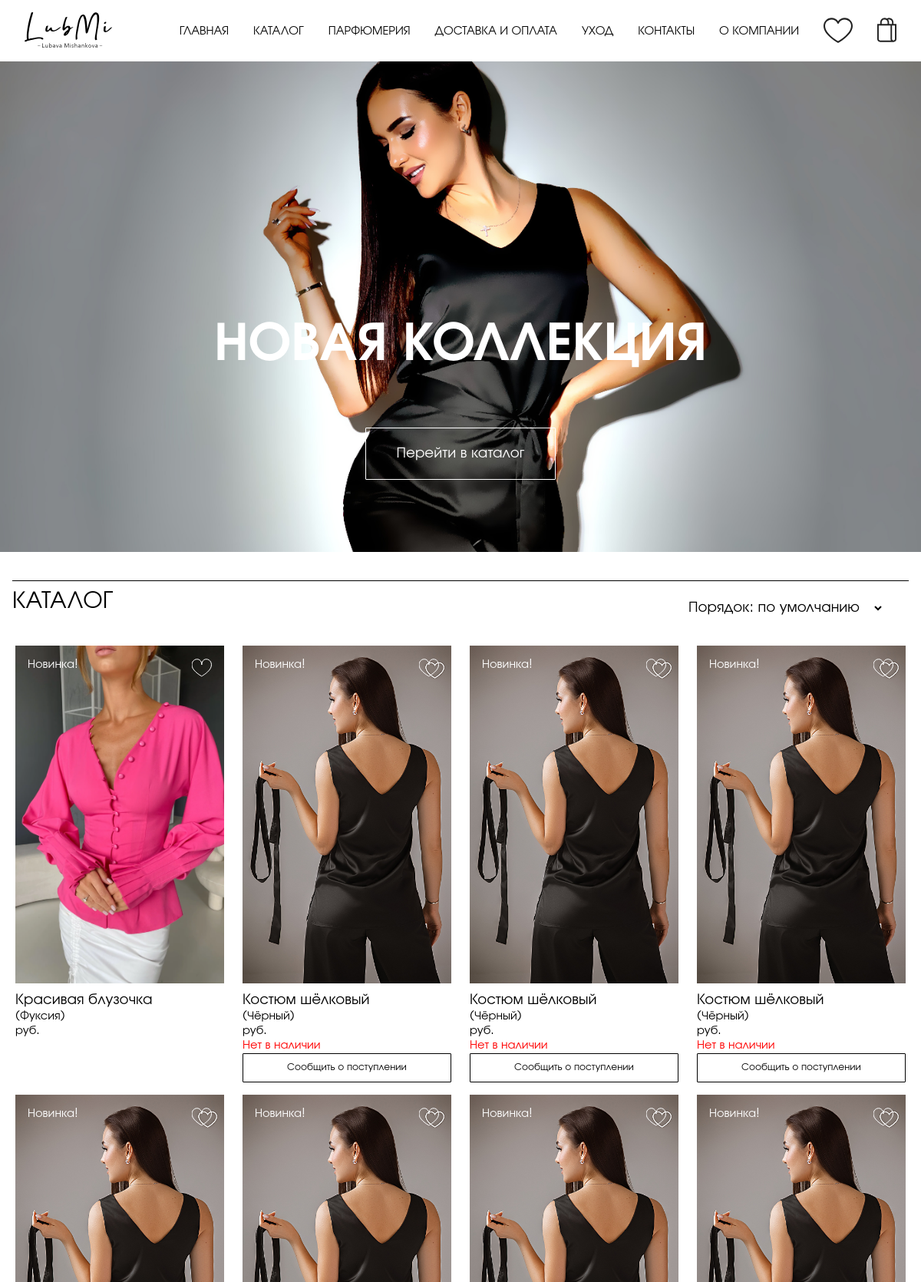
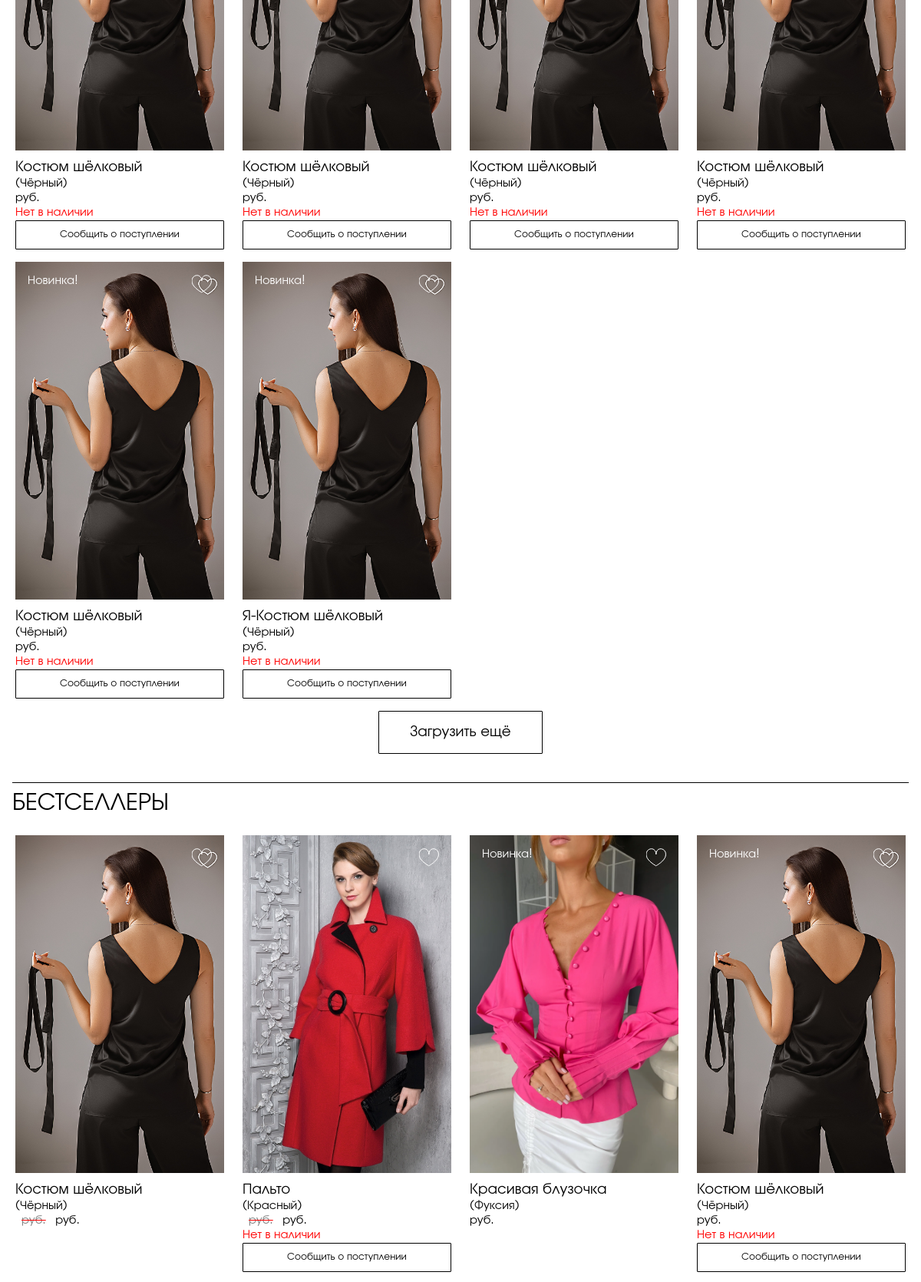
The page /lms/ (upper part) on the database its author committed (2 pictures, top to bottom).
### lms/models.py (models this page shows, shortened)
class DbItem(models.Model):
    created_at = models.DateTimeField(auto_now_add=True)
    updated_at = models.DateTimeField(auto_now=True)
    class Meta:
        abstract: bool = True

class Parameter(DbItem):
    key = models.CharField(primary_key=True, max_length=50)                                     # -- ключ --
    value = models.CharField(max_length=250)                                                    # -- значение --
    in_context = models.BooleanField(default=True)                                              # -- используется в контексте --
    description = models.TextField(null=True, blank=True)                                       # -- описание --
    @staticmethod
    def value_of(key, default=""):
        try:
            return Parameter.objects.get(pk=key).value
        except Parameter.DoesNotExist:
            return default

class Product(DbItem):
    article = models.CharField(primary_key=True, max_length=100, validators=[Tunable.validate_article])     # внутренний артикул
    title = models.CharField(max_length=100)                                                                # название
    slug = models.SlugField(unique=True, max_length=200)                                                    # слаг
    description = models.TextField(null=True, blank=True)                                                   # описание
    color = models.CharField(max_length=50, null=True, blank=True)                                          # цвет
    weight = models.BigIntegerField(validators=[MinValueValidator(0)])                                      # вес
    actual_price = MoneyField(
        max_digits=14,
        decimal_places=2,
        default_currency='RUR',
        validators=[MinValueValidator(0.01)])                                                               # цена
    old_price = MoneyField(
        max_digits=14,
        decimal_places=2,
        default_currency='RUR',
        null=True,
        blank=True,
        validators=[MinValueValidator(0.01)])                                                               # старая цена (до акции), null -- нет акции
    sales_quantity = models.BigIntegerField(default=0, validators=[MinValueValidator(0)])                   # количество продаж
    published_at = models.DateTimeField(null=True, blank=True, default=timezone.now)                        # время публикации(опубликован, если published_at < now())
    categories = models.ManyToManyField(Category, related_name="products")                                  # категории
    class PublishedManager(models.Manager):
        def get_queryset(self):
            return super().get_queryset().exclude(published_at=None).filter(published_at__lte=timezone.now())
    class BestsellersManager(PublishedManager):
        def get_queryset(self):
            return super().get_queryset().order_by('-sales_quantity')
    objects = models.Manager()
    published = PublishedManager()
    bestsellers = BestsellersManager()
    images: QuerySet                                                                            # -- Just for IDE syntax analyzer --
    sizes: QuerySet
    attributes: QuerySet
    orders: QuerySet
    class Meta:
        ordering = ["published_at"]
        indexes = [models.Index(fields=["title"])]
    @property
    def primary_image(self):
        query = self.images.filter(primary=True)
        return query.first() if query.exists() else None
    @property
    def in_stock(self):
        return self.sizes.filter(quantity__gt=0).exists()
    @property
    def novelty(self):
        return (datetime.now().date() - self.published_at.date()).days < 30 if self.published_at else False

class Image(DbItem):
    primary = models.BooleanField()                                                             # основное изображение?
    image = models.ImageField(upload_to='products/%Y/%m/%d')                                    # картинка
    product = models.ForeignKey(Product, related_name="images", on_delete=models.CASCADE)       # товар
    class PrimariesManager(models.Manager):
        def get_queryset(self):
            return super().get_queryset().filter(primary=True)
    objects = models.Manager()
    primaries = PrimariesManager()

### lms/views.py (the view, shortened to what this page needs)
# urls.py: path('', IndexView.as_view(), name='index'),
class IndexView(View):
    page_size = 10
    default_order = 'novelties-first'
    ordering = {
        default_order: ("Порядок: по умолчанию", lambda q: q.order_by('-published_at')),  # TODO -- move labels to parameters! --
        'price-asc': ("Цена: по возрастанию", lambda q: q.order_by('actual_price')),
        'price-dsc': ("Цена: по убыванию", lambda q: q.order_by('-actual_price')),
        'title-asc': ("Название: А-Я", lambda q: q.order_by('title')),
        'title-dsc': ("Название: Я-А", lambda q: q.order_by('-title')),
    }
    @property
    def template_name(self):
        return 'lms/index.html'
    def get(self, request, *_, **__):
        page = request.GET.get('page')
        order = request.GET.get('order')
        order = order if order in IndexView.ordering else IndexView.default_order
        products = IndexView.ordering[order][1](Product.published.all())
        bestsellers = Product.bestsellers.all()
        pd_pgn = Paginator(products, IndexView.page_size)
        bs_pgn = Paginator(bestsellers, IndexView.page_size)
        favorites = CustomerInfo(request).favorites
        if not page:
            return render(request, self.template_name, {
                'page_title': Parameter.value_of("title_main_page", "Главная"),
                'products': pd_pgn.page(1),
                'bestsellers': bs_pgn.page(1),
                'product_pages': pd_pgn.num_pages,
                'bestseller_pages': bs_pgn.num_pages,
                'order': order,
                'order_variants': {order_value: order_item[0] for order_value, order_item in IndexView.ordering.items()},
                'favorites': favorites,
                'scui_form': ShortCustomerInfoForm(),
            })

### customerinfo/customerinfo.py (called while the page is built)
    def _get_or_create_item(self, key, builder, save=False):
        try:
            result = self._info[key]
        except KeyError:
            result = self._info[key] = builder()
            if save:
                self.save()
        return result

    def _get_or_create_favorites(self):
        return self._get_or_create_item("favorites", list)

    @property
    def favorites(self):
        return set(self._get_or_create_favorites())

### lms/processors/processors.py (called while the page is built)
def parameters_processor(_):  # TODO -- dont forget fixtures for params! --
    return {
        f'param_{p.key}': mark_safe(p.value) for p in Parameter.objects.filter(in_context=True)
    }

### lms/templates/lms/index.html (shortened to what this page needs)
{% extends "lms/std_page.html" %}
{% load static %}
{% load custom_tags %}
{% block page_header %}
{% static "img/bkg-001.jpg" as img %}
{% url "lms:catalogue" as ref %}
{% include "lms/include/banner.html" with type="C" slogan='Новая коллекция' s_cls="banner-end white" button="Перейти в каталог" b_cls="banner-button-white medium" %}
{% endblock %}
{% block page_content %}
{% include "lms/include/catalogue-type-A.html" with title=param_title_catalogue pages=product_pages kind="pd" variants=order_variants selector_id="order-selector" %}
{% include "lms/include/catalogue-type-A.html" with title=param_title_bestsellers products=bestsellers pages=bestseller_pages kind="bs" %}
{% endblock %}
{% block footer_header %}
{% static "img/bkg-004.jpg" as img %}
{% url "lms:perfumery" as ref %}
{% endblock %}

### lms/templates/lms/include/navigation.html
{% load static %}
<nav>
  <a class="logo" href='{% url "lms:index" %}'><img src="{% static 'svg/logo.svg' %}"/></a>
  <a href='{% url "lms:index" %}'>{{param_title_main_page}}</a>
  <a href='{% url "lms:catalogue" %}'>{{param_title_catalogue}}</a>
  <a href='{% url "lms:perfumery" %}'>{{param_title_perfumery}}</a>
  <a href='{% url "lms:delivery" %}'>{{param_title_shipping_and_payment}}</a>
  <a href='{% url "lms:care" %}'>{{param_title_care}}</a>
  {% if param_value_contacts_modal.lower.strip == "yes" %}
  <a onclick="show_contacts();" class="hand">{{param_title_contacts}}</a>{% else %}
  <a href='{% url "lms:contacts" %}'>{{param_title_contacts}}</a>{% endif %}
  <a href='{% url "lms:about" %}'>{{param_title_about_company}}</a>
  <a class="picto hand" onclick="right_sidebar.show_favorites();"><img src="{% static 'svg/heart.svg' %}"/></a>
  <a class="picto hand" onclick="right_sidebar.show_scart();"><img src="{% static 'svg/bag.svg' %}"/></a>
</nav>

### lms/templates/lms/include/catalogue-type-A.html (shortened to what this page needs)
{% if variants %}
<h1 class="with-selector">
    <span>{{title}}</span>
    <div class="selector-container">{% include "lms/include/selector.html" %}</div>
</h1>
{% else %}
<h1>{{title}}</h1>
{% endif %}
<div id="{{kind}}-list" class="catalogue">{% include "lms/include/product-list-type-A.html" with card_type="catalogue" %}</div>
{% if pages > 1 %}
<div class="toolbar"><button id="{{kind}}-upd-btn" class="medium" onclick="{{kind}}_update();">{{param_label_load_more}}</button></div>
{% endif %}

### lms/templates/lms/include/product-list-type-A.html
{% for product in products %}
<div>
{% include "lms/include/product-card-type-A.html" with card_type="catalogue" %}
</div>
{% endfor %}

### lms/templates/lms/include/product-card-type-A.html
{% load thumbnail %}
<figure>
  {% with product.primary_image as img %}
  {% if img %}
  {% if card_type == "catalogue" %}
  <div class="p-card-a"
       style="background-image: url('{% thumbnail img.image 220x0 %}');"
       onclick="if(event.eventPhase==event.AT_TARGET) show_product_details('{% url 'lms:product_details' slug=product.slug %}');">
  {% else %}
  <div class="p-card-a details"
       style="background-image: url('{% thumbnail img.image 220x0 %}');">
  {% endif%}
    {% if product.novelty %}
    <label class="white">{{param_label_novelty}}</label>
    {% endif %}
    {% if product.article in favorites %}
    {% include "lms/include/heart.html" with checked="checked" %}
    {% else %}
    {% include "lms/include/heart.html" with checked="unchecked" %}
    {% endif %}
  </div>
  {% else %}
  <div class="p-card-a">
    <h3>Изображение отсутствует</h3>
  </div>
  {% endif %}
  {% endwith %}
  {% if card_type == "catalogue" %}
  <figcaption>
  {% include "lms/include/product-description.html" %}
  </figcaption>
  {% endif %}
</figure>

### lms/templates/lms/include/heart.html (shortened to what this page needs)
<label class="heart">
</label>

### lms/templates/lms/include/product-description.html (shortened to what this page needs)
{% load custom_tags %}
{% if card_type == "catalogue" %}
<span class="like-title">{{product.title}}</span><br/>
({{product.color|default:param_message_color_missed}})<br/>
{% if product.old_price %}<span class="old_price">{{product.old_price.amount}} {{param_label_currency}}</span>{% endif %}{{product.actual_price.amount}} {{param_label_currency}}<br/>
{% if not product.in_stock %}<span class="red">{{param_label_not_available}}<br/></span><button class="w-100" onclick="notify_delivery('{{product.article}}')">{{param_label_notify_delivery}}</button>{% endif %}
{% else %}
<p>TODO Исправить! Неизвестный тип карточки!</p>
{% endif %}

### lms/static/css/lms.css (style rules this page uses)
:root { --LeadingHeight: 3rem; --FooterHeight: 3rem; --DefPadding: 1em; --DefBottomPadding: 3rem; --Fonts: 'URW Gothic', helvetica, sans-serif; --ZixContent: 10; --ZixLeading: 20; --ZixPanels: 30; --ZixTop: 40; --CatItemWidth: 17rem; --ScartFigWidth: 7rem; --HeartSize: 1.6rem; --Gap: var(--DefPadding); --NarrowPageWidth: 60rem; --HoFSize: 9rem; }
* { outline: 0; -webkit-user-select: none; -khtml-user-select: none; -moz-user-select: none; -ms-user-select: none; user-select: none; }
body, aside, .content, .leading { margin: 0; padding: 0; font-family: var(--Fonts); }
.leading > nav { width: 100%; display: flex; flex-direction: row; align-items: center; justify-content: space-between; }
.leading > nav > a { margin-left: 1rem; margin-right: 1rem; text-decoration: none; text-transform: uppercase; color: black; }
.leading > nav > a.logo { margin-right: auto; }
.leading > nav > a > img, a.logo > img { height: calc(var(--LeadingHeight) * 0.95); }
.with-selector { display :flex; flex-flow :row; }
.selector-container { margin-left :auto; margin-right: 2rem; }
.catalogue { display: grid; grid-template-columns: repeat(auto-fit, minmax(var(--CatItemWidth), 1fr)); gap: var(--Gap); }
.catalogue > * { display: flex; flex-flow: column; place-items: center; }
.catalogue > * > * { max-width: calc(var(--CatItemWidth)); min-width: calc(var(--CatItemWidth)); }
figure { margin: 0; }
figcaption { margin-top: 10px; }
.p-card-a { display: flex; flex-flow: row; background-size: cover; background-position: center center; background-repeat: no-repeat; max-height: calc(var(--CatItemWidth) * 1.5); min-height: calc(var(--CatItemWidth) * 1.5); padding: var(--DefPadding) }
.heart { margin-left: auto; max-height: calc(1.2 * var(--HeartSize)); }
h1 { font-weight:normal; border-top: 1px solid black; padding: 0.5rem 0 0 0; }
h1, h2, h3, h4, h5, h6 { text-transform: uppercase; }
.old_price { text-decoration: line-through red; color: gray; margin-right: 0.5rem; margin-left: 0.5rem; }
.toolbar { background: none; display: flex; flex-flow: column; place-items: center; padding: var(--DefPadding) }
.like-title { font-size: 1.25rem; }
.hand { cursor: pointer; }
.white { color: white; }
.red { color: red; }
.w-100 { width: 100%; }
button, input[type="submit"] { border: solid black thin; border-radius: 1px; color: black; background: none; box-shadow: none; padding: calc(0.75 * var(--DefPadding)) calc(2 * var(--DefPadding)); cursor: pointer; text-decoration: none; font-family: var(--Fonts); font-weight: lighter; }
button.medium, input[type="submit"].medium { font-size: 1.25rem; }

### rows shown on the page
Parameter: value "ГЛАВНАЯ"
Parameter: value "КАТАЛОГ"
Parameter: value "ПАРФЮМЕРИЯ"
Parameter: value "ДОСТАВКА И ОПЛАТА"
Parameter: value "УХОД"
Parameter: value "КОНТАКТЫ"
Parameter: value "О КОМПАНИИ"
Product: image (picture), param_label_novelty "Новинка!", title "Красивая блузочка", color "Фуксия", param_label_currency "руб."
Product: image (picture), param_label_novelty "Новинка!", title "Костюм шёлковый", color "Чёрный", param_label_currency "руб.", param_label_not_available "Нет в наличии", param_label_notify_delivery "Сообщить о поступлении"
Product: image (picture), param_label_novelty "Новинка!", title "Костюм шёлковый", color "Чёрный", param_label_currency "руб.", param_label_not_available "Нет в наличии", param_label_notify_delivery "Сообщить о поступлении"
Product: image (picture), param_label_novelty "Новинка!", title "Костюм шёлковый", color "Чёрный", param_label_currency "руб.", param_label_not_available "Нет в наличии", param_label_notify_delivery "Сообщить о поступлении"
Product: image (picture), param_label_novelty "Новинка!", title "Костюм шёлковый", color "Чёрный", param_label_currency "руб.", param_label_not_available "Нет в наличии", param_label_notify_delivery "Сообщить о поступлении"
Product: image (picture), param_label_novelty "Новинка!", title "Костюм шёлковый", color "Чёрный", param_label_currency "руб.", param_label_not_available "Нет в наличии", param_label_notify_delivery "Сообщить о поступлении"
Product: image (picture), param_label_novelty "Новинка!", title "Костюм шёлковый", color "Чёрный", param_label_currency "руб.", param_label_not_available "Нет в наличии", param_label_notify_delivery "Сообщить о поступлении"
Product: image (picture), param_label_novelty "Новинка!", title "Костюм шёлковый", color "Чёрный", param_label_currency "руб.", param_label_not_available "Нет в наличии", param_label_notify_delivery "Сообщить о поступлении"
Product: image (picture), param_label_novelty "Новинка!", title "Костюм шёлковый", color "Чёрный", param_label_currency "руб.", param_label_not_available "Нет в наличии", param_label_notify_delivery "Сообщить о поступлении"
Product: image (picture), param_label_novelty "Новинка!", title "Я-Костюм шёлковый", color "Чёрный", param_label_currency "руб.", param_label_not_available "Нет в наличии", param_label_notify_delivery "Сообщить о поступлении"
Parameter: value "Загрузить ещё"
Parameter: value "БЕСТСЕЛЛЕРЫ"
Product: image (picture), title "Костюм шёлковый", color "Чёрный", param_label_currency "руб."
Product: image (picture), title "Пальто", color "Красный", param_label_currency "руб.", param_label_not_available "Нет в наличии", param_label_notify_delivery "Сообщить о поступлении"

### other values the page prints
{{ slogan }} "НОВАЯ КОЛЛЕКЦИЯ"
{{ button }} "Перейти в каталог"
form field value "Порядок: по умолчанию"
